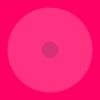
Frame 1 (no input)
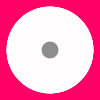
Frame 60 (the mouse pressed at the canvas centre just before this capture)
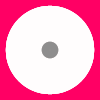
Frame 120 (the mouse held since frame 60 and released just before this capture)

The Processing sketch that drew these frames (run headless with seeded random() and noise(); from frame 60 on, the mouse is pressed at the canvas centre):

// Processing sketch: processing_90625
// ── processing_90625.pde

void setup() {
  size(100, 100);
  smooth();
  noStroke();
  background(255, 0, 100);
}

void draw() {
 // background(0);
  float s = map(second(), 0, 60, 0, 100);
  float m = map(minute(), 0, 60, 0, 100);
  float h = map(hour(), 0, 24, 0, 100);
  //line(s, 0, s, 33);
  //line(m, 34, m, 66);
  //line(h, 67, h, 100);
  fill(0, 50);
  ellipse (width/2, height/2, h, h);
  fill(130, 50);
  ellipse (width/2, height/2, m, m);
  fill (255, 50);
  ellipse (width/2, height/2, s, s);
}
